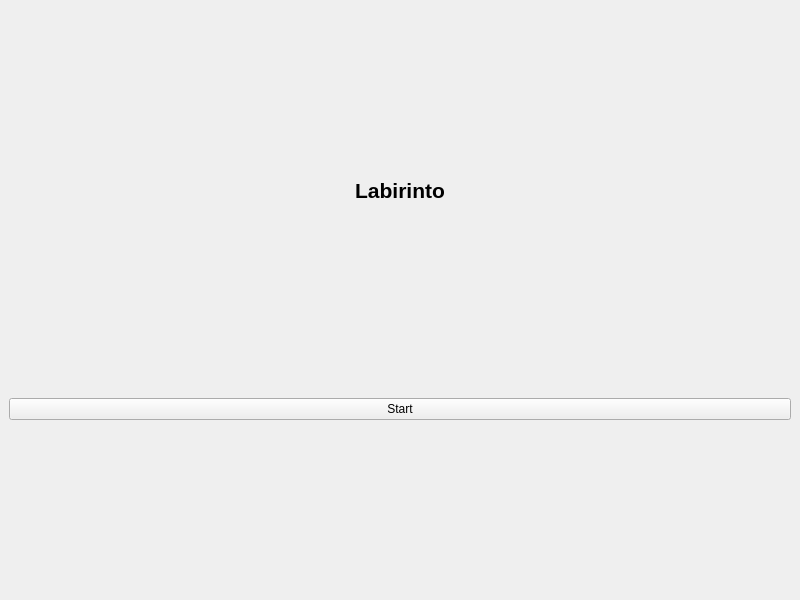
<?xml version="1.0" encoding="UTF-8"?>
<ui version="4.0">
 <class>simulationWindow</class>
 <widget class="QMainWindow" name="simulationWindow">
  <property name="geometry">
   <rect>
    <x>0</x>
    <y>0</y>
    <width>800</width>
    <height>600</height>
   </rect>
  </property>
  <property name="windowTitle">
   <string>MainWindow</string>
  </property>
  <widget class="QWidget" name="centralwidget">
   <layout class="QGridLayout" name="gridLayout">
    <item row="1" column="0">
     <spacer name="verticalSpacer">
      <property name="orientation">
       <enum>Qt::Orientation::Vertical</enum>
      </property>
      <property name="sizeType">
       <enum>QSizePolicy::Policy::Fixed</enum>
      </property>
      <property name="sizeHint" stdset="0">
       <size>
        <width>10</width>
        <height>20</height>
       </size>
      </property>
     </spacer>
    </item>
    <item row="2" column="0">
     <layout class="QGridLayout" name="labLayout">
      <property name="spacing">
       <number>0</number>
      </property>
     </layout>
    </item>
    <item row="0" column="0">
     <widget class="QLabel" name="label">
      <property name="sizePolicy">
       <sizepolicy hsizetype="Preferred" vsizetype="Fixed">
        <horstretch>0</horstretch>
        <verstretch>0</verstretch>
       </sizepolicy>
      </property>
      <property name="font">
       <font>
        <pointsize>16</pointsize>
        <bold>true</bold>
       </font>
      </property>
      <property name="text">
       <string>Labirinto</string>
      </property>
      <property name="alignment">
       <set>Qt::AlignmentFlag::AlignCenter</set>
      </property>
     </widget>
    </item>
    <item row="3" column="0">
     <widget class="QPushButton" name="pushButton">
      <property name="text">
       <string>Start</string>
      </property>
     </widget>
    </item>
   </layout>
  </widget>
 </widget>
 <resources/>
 <connections/>
</ui>
